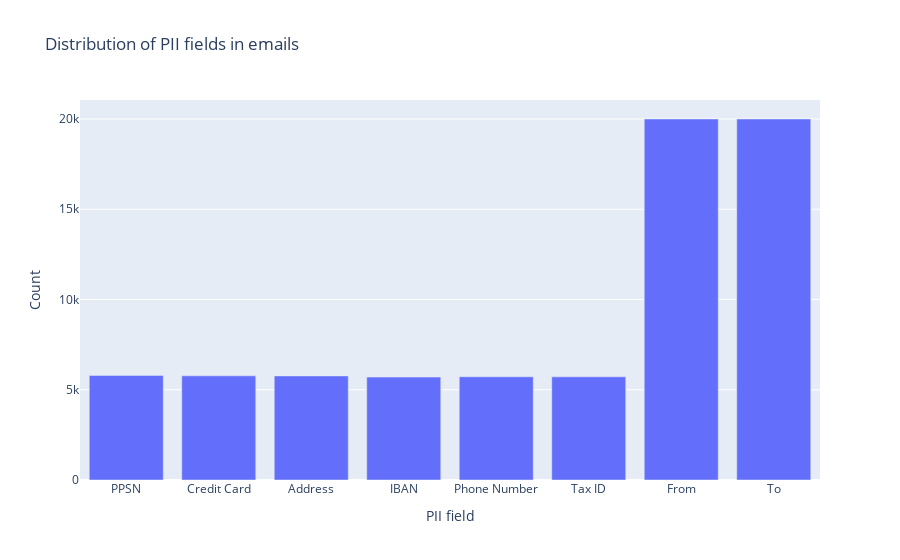

Notebook source saved alongside this figure:
### Code cell
#Check the distribution of PII fields
pii_kws = ["PPSN", "Credit Card","Address","IBAN","Phone Number","Tax ID", "From", "To"]
pii_counts = {kw: email_pii["text"].str.contains(kw, case=False).sum() for kw in pii_kws}
print(pii_counts)

pii_counts_df = pd.DataFrame(pii_counts.items(), columns=["PII field", "Count"])

fig = px.bar(pii_counts_df, x="PII field", y="Count", title="Distribution of PII fields in emails")
fig.show()

### Figure 1 — Plotly figure (JSON) as saved in the notebook; plotly's stock layout.template omitted (floating-point values rounded to 4 significant figures)
{"data": [{"alignmentgroup": "True", "hovertemplate": "PII field=%{x}<br>Count=%{y}<extra></extra>", "legendgroup": "", "marker": {"color": "#636efa", "pattern": {"shape": ""}}, "name": "", "offsetgroup": "", "orientation": "v", "showlegend": false, "textposition": "auto", "type": "bar", "x": ["PPSN", "Credit Card", "Address", "IBAN", "Phone Number", "Tax ID", "From", "To"], "xaxis": "x", "y": [5795, 5772, 5767, 5701, 5721, 5716, 20000, 20000], "yaxis": "y"}], "layout": {"barmode": "relative", "legend": {"tracegroupgap": 0}, "title": {"text": "Distribution of PII fields in emails"}, "xaxis": {"anchor": "y", "domain": [0, 1], "title": {"text": "PII field"}}, "yaxis": {"anchor": "x", "domain": [0, 1], "title": {"text": "Count"}}}}
